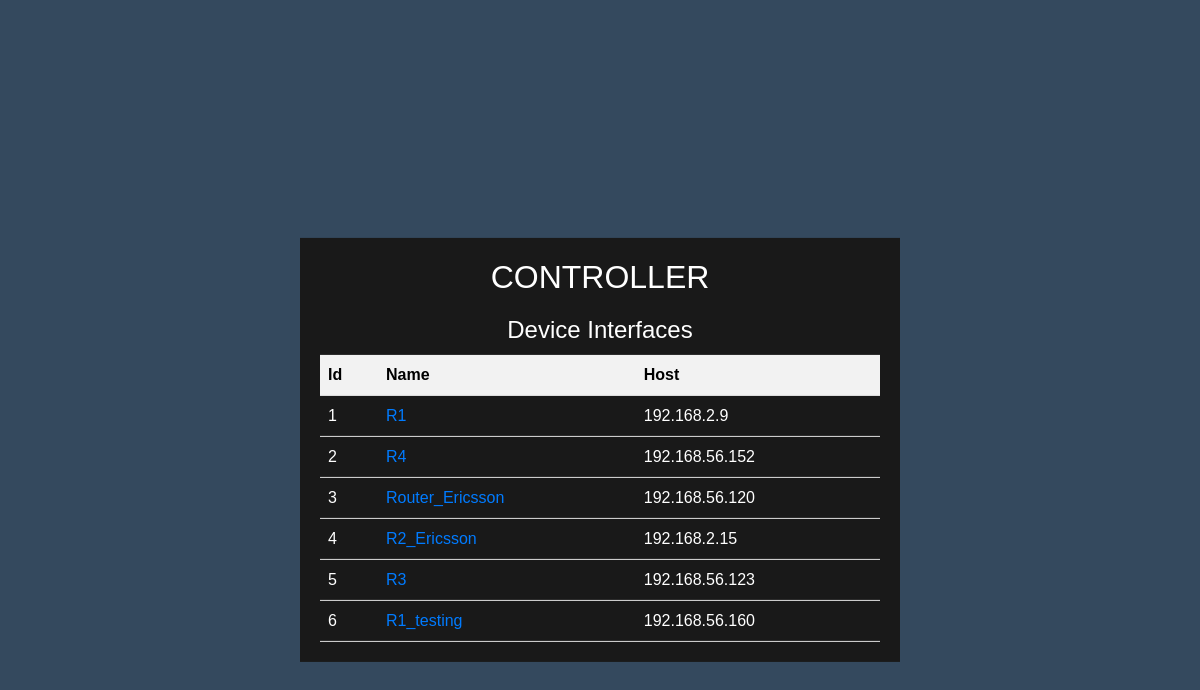
Before: /manage/ with the older database file.
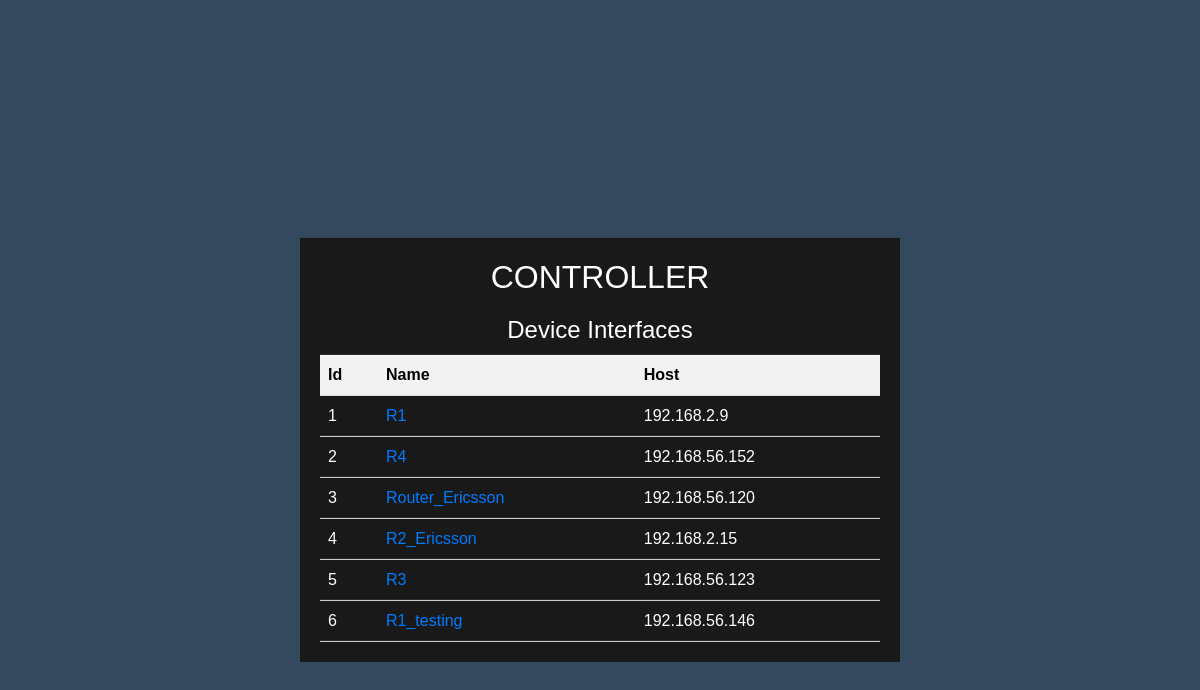
After: the same page with the newer database file.
### network/models.py (models this page shows, shortened)
class Device(models.Model):
    name = models.CharField(max_length=100)
    host = models.CharField(max_length=70)
    username = models.CharField(max_length=100)
    password = models.CharField(max_length=100, blank=True)
    secret = models.CharField(max_length=100, blank=True)
    device_type = models.CharField(
        max_length=30, choices=(("router", "Router"), ("switch", "Switch"), ("firewall", "Firewall")), blank=True
    )
    platform = models.CharField(
        max_length=30, choices=(("cisco_ios", "Cisco IOS"), ("cisco_iosxe", "Cisco IOS XE")), blank=True
    )

### network/views.py (the view)
# urls.py: path('manage/',views.index,name="manage"),
def index(request: HttpRequest) -> HttpResponse:
    devices = Device.objects.all()
    context = {
        'title': 'Controller',
        'devices': devices
    }
    return render(request, 'base1.html', context)

### network/templates/base1.html (shortened to what this page needs)
<!DOCTYPE html>
<html lang="en">
<head>
  <link rel="stylesheet" href="https://stackpath.bootstrapcdn.com/bootstrap/4.1.3/css/bootstrap.min.css">
  {% load static %}
  <link rel="stylesheet" href="{% static 'style.css' %}">
</head>
<body>
  <div class="container">
    <h1>{{ title }}</h1>
    <h2>Device Interfaces</h2>
    <table>
      <tr>
        <th>Id</th>
        <th>Name</th>
        <th>Host</th>
      </tr>
      {% for device in devices %}
      <tr>
        <td>{{ device.id }}</td>
        <td><a href="{% url 'device' device.id %}">{{ device.name }}</a></td>
        <td>{{ device.host }}</td>
      </tr>
      {% endfor %}
    </table>
  </div>
</body>
</html>

Changed rows visible on the page:
changed Device "R1_testing": host "192.168.56.160" → "192.168.56.146"
